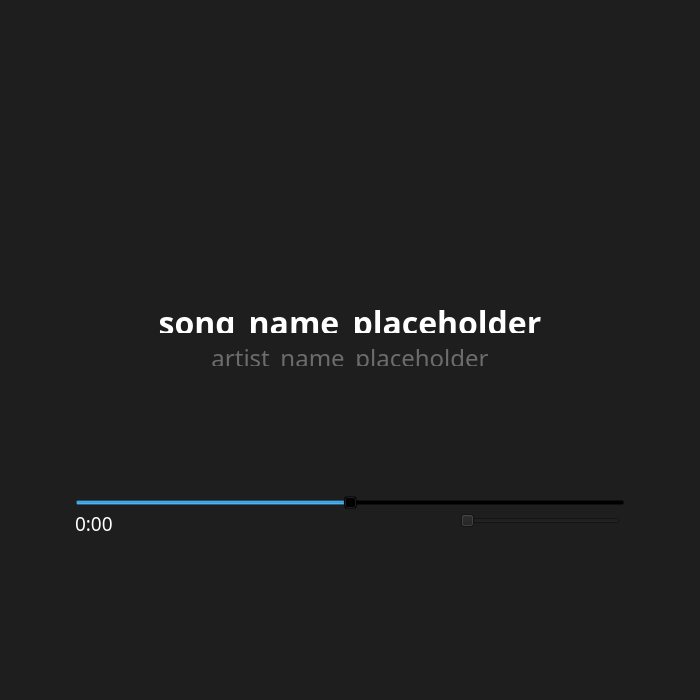
<?xml version="1.0" encoding="UTF-8"?>
<ui version="4.0">
 <class>MainWindow</class>
 <widget class="QMainWindow" name="MainWindow">
  <property name="enabled">
   <bool>true</bool>
  </property>
  <property name="geometry">
   <rect>
    <x>0</x>
    <y>0</y>
    <width>700</width>
    <height>700</height>
   </rect>
  </property>
  <property name="windowTitle">
   <string>MainWindow</string>
  </property>
  <property name="styleSheet">
   <string notr="true">background-color: rgb(30, 30, 30);</string>
  </property>
  <widget class="QWidget" name="centralwidget">
   <widget class="QLabel" name="duration_label">
    <property name="geometry">
     <rect>
      <x>75</x>
      <y>515</y>
      <width>60</width>
      <height>16</height>
     </rect>
    </property>
    <property name="font">
     <font>
      <family>Avenir</family>
      <pointsize>14</pointsize>
     </font>
    </property>
    <property name="styleSheet">
     <string notr="true">color:rgb(255, 255, 255)</string>
    </property>
    <property name="text">
     <string>0:00</string>
    </property>
   </widget>
   <widget class="QSlider" name="duration_slider">
    <property name="geometry">
     <rect>
      <x>75</x>
      <y>490</y>
      <width>550</width>
      <height>25</height>
     </rect>
    </property>
    <property name="styleSheet">
     <string notr="true">background-color:rgba(0,0,0,0)</string>
    </property>
    <property name="maximum">
     <number>100</number>
    </property>
    <property name="singleStep">
     <number>1</number>
    </property>
    <property name="value">
     <number>50</number>
    </property>
    <property name="sliderPosition">
     <number>50</number>
    </property>
    <property name="orientation">
     <enum>Qt::Horizontal</enum>
    </property>
   </widget>
   <widget class="QPushButton" name="b_back">
    <property name="geometry">
     <rect>
      <x>150</x>
      <y>380</y>
      <width>100</width>
      <height>100</height>
     </rect>
    </property>
    <property name="acceptDrops">
     <bool>false</bool>
    </property>
    <property name="accessibleDescription">
     <string notr="true"/>
    </property>
    <property name="autoFillBackground">
     <bool>false</bool>
    </property>
    <property name="text">
     <string/>
    </property>
    <property name="checkable">
     <bool>false</bool>
    </property>
    <property name="default">
     <bool>false</bool>
    </property>
    <property name="flat">
     <bool>true</bool>
    </property>
   </widget>
   <widget class="QPushButton" name="b_playpause">
    <property name="geometry">
     <rect>
      <x>300</x>
      <y>380</y>
      <width>100</width>
      <height>100</height>
     </rect>
    </property>
    <property name="acceptDrops">
     <bool>false</bool>
    </property>
    <property name="accessibleDescription">
     <string notr="true"/>
    </property>
    <property name="autoFillBackground">
     <bool>false</bool>
    </property>
    <property name="text">
     <string/>
    </property>
    <property name="checkable">
     <bool>false</bool>
    </property>
    <property name="default">
     <bool>false</bool>
    </property>
    <property name="flat">
     <bool>true</bool>
    </property>
   </widget>
   <widget class="QPushButton" name="b_forward">
    <property name="geometry">
     <rect>
      <x>450</x>
      <y>380</y>
      <width>100</width>
      <height>100</height>
     </rect>
    </property>
    <property name="acceptDrops">
     <bool>false</bool>
    </property>
    <property name="accessibleDescription">
     <string notr="true"/>
    </property>
    <property name="autoFillBackground">
     <bool>false</bool>
    </property>
    <property name="text">
     <string/>
    </property>
    <property name="checkable">
     <bool>false</bool>
    </property>
    <property name="default">
     <bool>false</bool>
    </property>
    <property name="flat">
     <bool>true</bool>
    </property>
   </widget>
   <widget class="QPushButton" name="b_shuffle">
    <property name="geometry">
     <rect>
      <x>220</x>
      <y>520</y>
      <width>100</width>
      <height>100</height>
     </rect>
    </property>
    <property name="acceptDrops">
     <bool>false</bool>
    </property>
    <property name="accessibleDescription">
     <string notr="true"/>
    </property>
    <property name="autoFillBackground">
     <bool>false</bool>
    </property>
    <property name="text">
     <string/>
    </property>
    <property name="checkable">
     <bool>false</bool>
    </property>
    <property name="default">
     <bool>false</bool>
    </property>
    <property name="flat">
     <bool>true</bool>
    </property>
   </widget>
   <widget class="QPushButton" name="b_repeat">
    <property name="geometry">
     <rect>
      <x>380</x>
      <y>520</y>
      <width>100</width>
      <height>100</height>
     </rect>
    </property>
    <property name="acceptDrops">
     <bool>false</bool>
    </property>
    <property name="accessibleDescription">
     <string notr="true"/>
    </property>
    <property name="autoFillBackground">
     <bool>false</bool>
    </property>
    <property name="text">
     <string/>
    </property>
    <property name="checkable">
     <bool>false</bool>
    </property>
    <property name="default">
     <bool>false</bool>
    </property>
    <property name="flat">
     <bool>true</bool>
    </property>
   </widget>
   <widget class="QLabel" name="albumart">
    <property name="geometry">
     <rect>
      <x>0</x>
      <y>-1</y>
      <width>700</width>
      <height>701</height>
     </rect>
    </property>
    <property name="text">
     <string/>
    </property>
   </widget>
   <widget class="QLabel" name="artistname">
    <property name="geometry">
     <rect>
      <x>150</x>
      <y>341</y>
      <width>400</width>
      <height>25</height>
     </rect>
    </property>
    <property name="font">
     <font>
      <family>Avenir</family>
      <pointsize>18</pointsize>
     </font>
    </property>
    <property name="mouseTracking">
     <bool>true</bool>
    </property>
    <property name="accessibleDescription">
     <string notr="true"/>
    </property>
    <property name="styleSheet">
     <string notr="true">background-color:rgba(0,0,0,0) </string>
    </property>
    <property name="text">
     <string notr="true">&lt;html&gt;&lt;head/&gt;&lt;body&gt;&lt;p&gt;&lt;span style=&quot; color:#6c6c6c;&quot;&gt;artist_name_placeholder&lt;/span&gt;&lt;/p&gt;&lt;/body&gt;&lt;/html&gt;</string>
    </property>
    <property name="scaledContents">
     <bool>false</bool>
    </property>
    <property name="alignment">
     <set>Qt::AlignCenter</set>
    </property>
   </widget>
   <widget class="QLabel" name="songname">
    <property name="geometry">
     <rect>
      <x>150</x>
      <y>300</y>
      <width>400</width>
      <height>33</height>
     </rect>
    </property>
    <property name="font">
     <font>
      <family>Avenir</family>
      <pointsize>24</pointsize>
      <weight>75</weight>
      <bold>true</bold>
     </font>
    </property>
    <property name="mouseTracking">
     <bool>true</bool>
    </property>
    <property name="accessibleDescription">
     <string notr="true"/>
    </property>
    <property name="styleSheet">
     <string notr="true">background-color:rgba(0,0,0,0) </string>
    </property>
    <property name="text">
     <string notr="true">&lt;html&gt;&lt;head/&gt;&lt;body&gt;&lt;p&gt;&lt;span style=&quot; color:#ffffff;&quot;&gt;song_name_placeholder&lt;/span&gt;&lt;/p&gt;&lt;/body&gt;&lt;/html&gt;</string>
    </property>
    <property name="scaledContents">
     <bool>false</bool>
    </property>
    <property name="alignment">
     <set>Qt::AlignCenter</set>
    </property>
   </widget>
   <widget class="QSlider" name="volume_slider">
    <property name="geometry">
     <rect>
      <x>460</x>
      <y>510</y>
      <width>160</width>
      <height>22</height>
     </rect>
    </property>
    <property name="orientation">
     <enum>Qt::Horizontal</enum>
    </property>
   </widget>
   <zorder>albumart</zorder>
   <zorder>duration_label</zorder>
   <zorder>duration_slider</zorder>
   <zorder>b_back</zorder>
   <zorder>b_playpause</zorder>
   <zorder>b_forward</zorder>
   <zorder>b_shuffle</zorder>
   <zorder>b_repeat</zorder>
   <zorder>artistname</zorder>
   <zorder>songname</zorder>
   <zorder>volume_slider</zorder>
  </widget>
  <widget class="QStatusBar" name="statusbar"/>
 </widget>
 <resources/>
 <connections/>
</ui>
